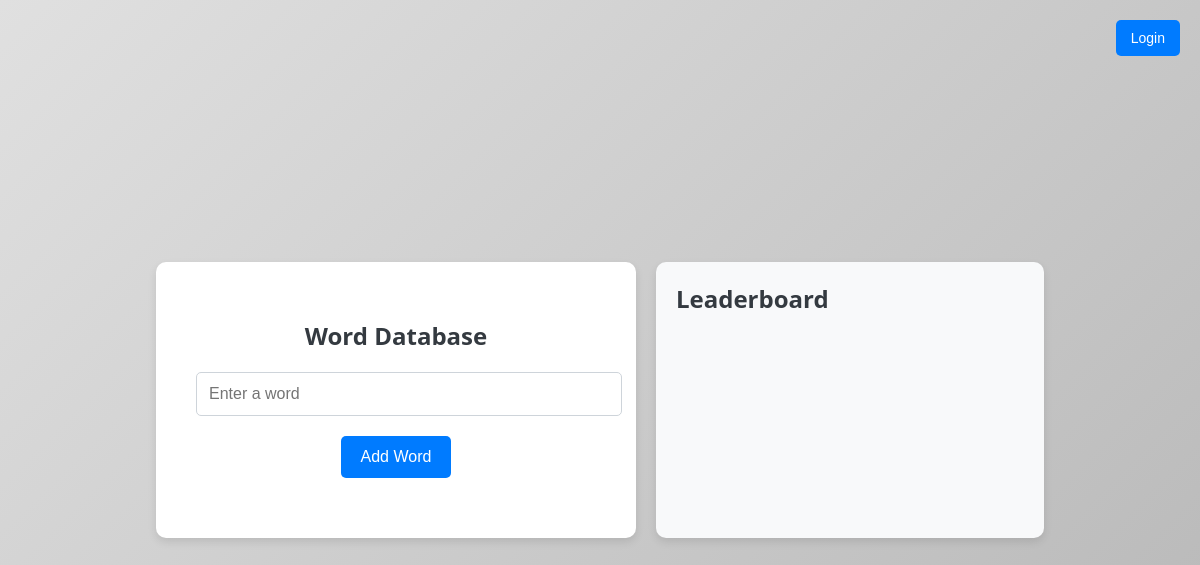
Before: / with the older database file.
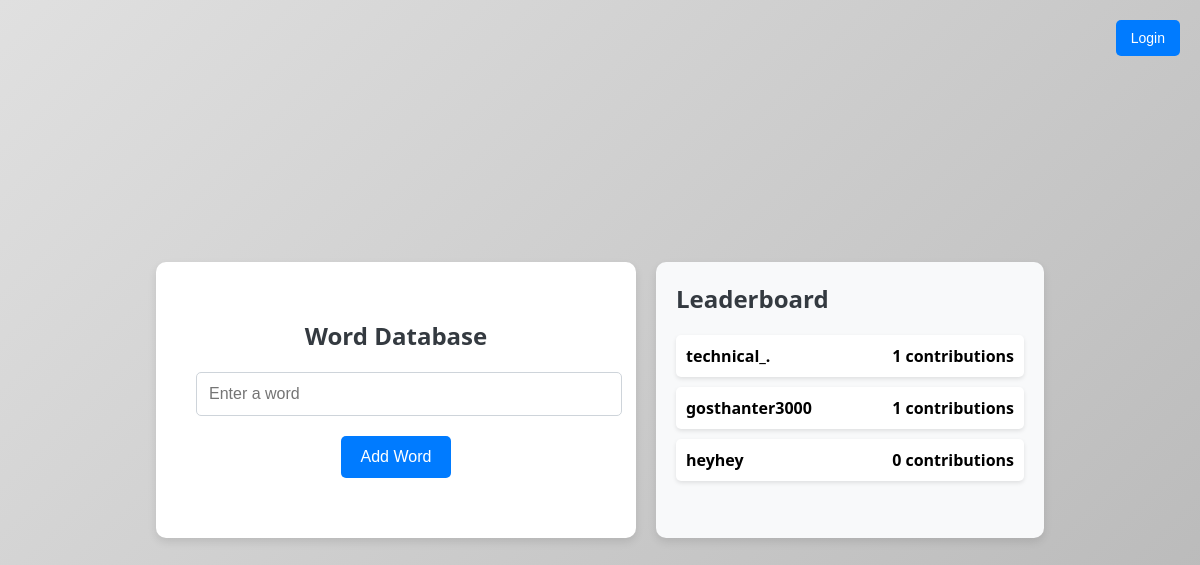
After: the same page with the newer database file.
### app.py (models this page shows)
class User(UserMixin, db.Model):
    id = db.Column(db.Integer, primary_key=True)
    username = db.Column(db.String(150), unique=True, nullable=False)
    password = db.Column(db.String(150), nullable=False)
    contributions = db.Column(db.Text, nullable=True)

### app.py (the view)
@app.route('/')
def index():
    users = User.query.all()
    leaderboard_data = sorted(users, key=lambda user: len(user.contributions.split(',')) if user.contributions else 0, reverse=True)
    return render_template('index.html', leaderboard=leaderboard_data)

### templates/index.html (shortened to what this page needs)
<!DOCTYPE html>
<html>
<head>
    <link rel="stylesheet" type="text/css" href="{{ url_for('static', filename='styles.css') }}">
</head>
<body>
    <div class="login-wrapper">
        {% if current_user.is_authenticated %}
            <a href="{{ url_for('profile') }}"><button>Profile</button></a>
        {% else %}
            <a href="{{ url_for('login') }}"><button>Login</button></a>
        {% endif %}
    </div>
    <div class="main-content">
        <div class="container">
            <h1>Word Database</h1>
            <form id="wordForm">
                <input type="text" id="word" name="word" placeholder="Enter a word">
                <button type="submit">Add Word</button>
            </form>
        </div>
        <div class="leaderboard">
            <h2>Leaderboard</h2>
            <ul>
                {% for user in leaderboard %}
                    <li>
                        <span>{{ user.username }}</span>
                        <span>{{ user.contributions.split(',')|length if user.contributions else 0 }} contributions</span>
                    </li>
                {% endfor %}
            </ul>
        </div>
    </div>
</body>
</html>

### static/styles.css (style rules this page uses)
body { font-family: 'Segoe UI', Tahoma, Geneva, Verdana, sans-serif; margin: 0; padding: 0; display: flex; justify-content: center; align-items: center; height: 100vh; }
.container { background-color: white; padding: 40px; border-radius: 10px; box-shadow: 0 4px 8px rgba(0, 0, 0, 0.1); max-width: 400px; width: 100%; text-align: center; position: relative; }
h1 { margin-bottom: 20px; font-size: 24px; color: #343a40; }
h2 { margin-bottom: 20px; font-size: 20px; color: #343a40; }
ul { list-style-type: none; padding: 0; }
li { margin-bottom: 10px; font-size: 16px; color: #343a40; }
input[type="text"], input[type="password"] { width: 100%; padding: 12px; margin-bottom: 20px; border: 1px solid #ced4da; border-radius: 5px; font-size: 16px; }
button { padding: 12px 20px; background-color: #007bff; color: white; border: none; border-radius: 5px; font-size: 16px; cursor: pointer; transition: background-color 0.3s ease; }
.login-wrapper { position: absolute; top: 20px; right: 20px; }
.login-wrapper a button { padding: 10px 15px; background-color: #007bff; color: white; border: none; border-radius: 5px; font-size: 14px; cursor: pointer; transition: background-color 0.3s ease; }
.main-content { display: flex; }
.leaderboard { margin-left: 20px; padding: 20px; background-color: #f8f9fa; border-radius: 10px; box-shadow: 0 4px 8px rgba(0, 0, 0, 0.1); max-height: 400px; overflow-y: auto; overflow-x: hidden; width: 400px; }
.leaderboard h2 { margin-top: 0; font-size: 24px; color: #343a40; }
.leaderboard ul { list-style-type: none; padding: 0; margin: 0; }
.leaderboard li { margin-bottom: 10px; padding: 10px; background-color: #ffffff; border-radius: 5px; box-shadow: 0 2px 4px rgba(0, 0, 0, 0.1); display: flex; justify-content: space-between; align-items: center; color: black; word-wrap: break-word; }
.leaderboard li span { font-weight: bold; color: #000000; }

Changed rows visible on the page:
added User: username "technical_.", contributions.split|length "1"
added User: username "gosthanter3000", contributions.split|length "1"
added User: username "heyhey", contributions.split|length "0"
